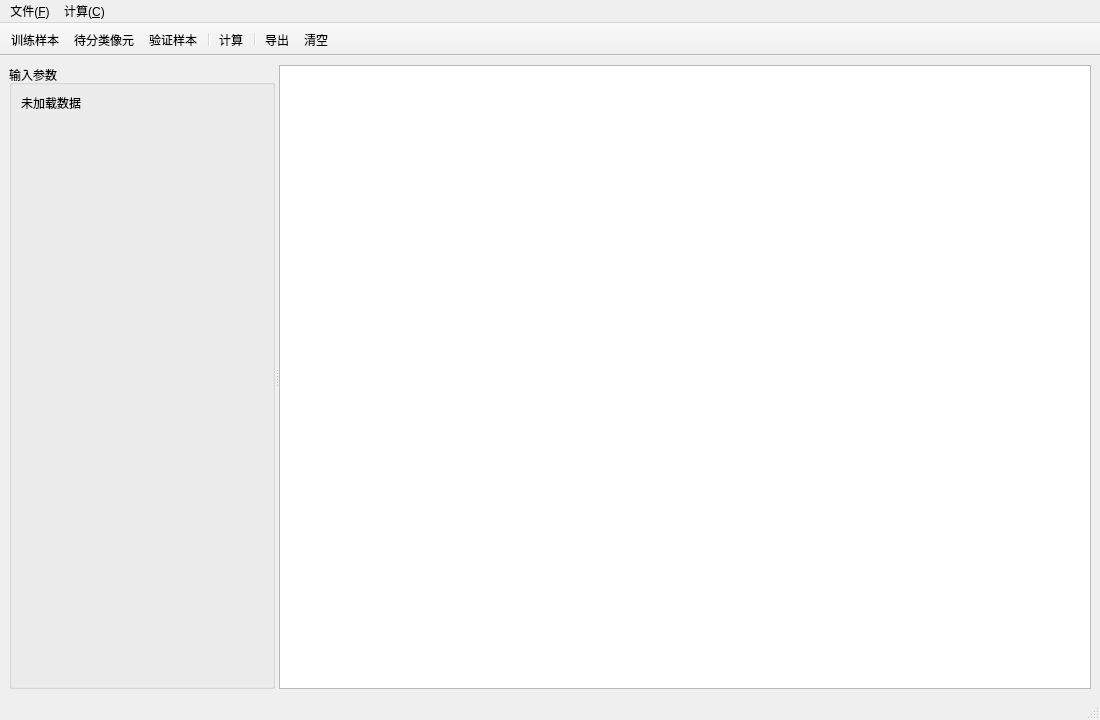
<?xml version="1.0" encoding="UTF-8"?>
<ui version="4.0">
 <class>MainWindow</class>
 <widget class="QMainWindow" name="MainWindow">
  <property name="geometry">
   <rect><x>0</x><y>0</y><width>1100</width><height>720</height></rect>
  </property>
  <property name="minimumSize">
   <size><width>900</width><height>0</height></size>
  </property>
  <property name="windowTitle">
   <string>遥感影像最大似然法分类系统</string>
  </property>

  <action name="actionOpenTrain">
   <property name="text"><string>训练样本</string></property>
   <property name="shortcut"><string>Ctrl+T</string></property>
  </action>
  <action name="actionOpenPixels">
   <property name="text"><string>待分类像元</string></property>
   <property name="shortcut"><string>Ctrl+P</string></property>
  </action>
  <action name="actionOpenVerify">
   <property name="text"><string>验证样本</string></property>
   <property name="shortcut"><string>Ctrl+V</string></property>
  </action>
  <action name="actionCalc">
   <property name="text"><string>计算</string></property>
   <property name="shortcut"><string>F5</string></property>
  </action>
  <action name="actionSave">
   <property name="text"><string>导出</string></property>
   <property name="shortcut"><string>Ctrl+S</string></property>
  </action>
  <action name="actionClear">
   <property name="text"><string>清空</string></property>
  </action>
  <action name="actionExit">
   <property name="text"><string>退出</string></property>
   <property name="shortcut"><string>Alt+F4</string></property>
  </action>

  <widget class="QWidget" name="centralwidget">
   <layout class="QVBoxLayout" name="mainLayout">
    <item>
     <widget class="QSplitter" name="splitter">
      <property name="orientation"><enum>Qt::Horizontal</enum></property>
      <widget class="QGroupBox" name="groupInput">
       <property name="title"><string>输入参数</string></property>
       <property name="minimumSize"><size><width>220</width><height>0</height></size></property>
       <layout class="QVBoxLayout" name="inputLayout">
        <item>
         <widget class="QLabel" name="labelFile">
          <property name="text"><string>未加载数据</string></property>
          <property name="wordWrap"><bool>true</bool></property>
         </widget>
        </item>
        <item>
         <spacer name="verticalSpacer">
          <property name="orientation"><enum>Qt::Vertical</enum></property>
          <property name="sizeHint"><size><width>20</width><height>40</height></size></property>
         </spacer>
        </item>
       </layout>
      </widget>
      <widget class="QWidget" name="rightPanel">
       <layout class="QVBoxLayout" name="rightLayout">
        <item><widget class="QTableWidget" name="tableResult"/></item>
       </layout>
      </widget>
     </widget>
    </item>
   </layout>
  </widget>

  <widget class="QMenuBar" name="menubar">
   <widget class="QMenu" name="menuFile">
    <property name="title"><string>文件(&amp;F)</string></property>
    <addaction name="actionOpenTrain"/>
    <addaction name="actionOpenPixels"/>
    <addaction name="actionOpenVerify"/>
    <addaction name="separator"/>
    <addaction name="actionSave"/>
    <addaction name="separator"/>
    <addaction name="actionClear"/>
    <addaction name="separator"/>
    <addaction name="actionExit"/>
   </widget>
   <widget class="QMenu" name="menuCalc">
    <property name="title"><string>计算(&amp;C)</string></property>
    <addaction name="actionCalc"/>
   </widget>
   <addaction name="menuFile"/>
   <addaction name="menuCalc"/>
  </widget>

  <widget class="QToolBar" name="toolbar">
   <property name="windowTitle"><string>工具栏</string></property>
   <property name="movable"><bool>false</bool></property>
   <attribute name="toolBarArea"><enum>TopToolBarArea</enum></attribute>
   <addaction name="actionOpenTrain"/>
   <addaction name="actionOpenPixels"/>
   <addaction name="actionOpenVerify"/>
   <addaction name="separator"/>
   <addaction name="actionCalc"/>
   <addaction name="separator"/>
   <addaction name="actionSave"/>
   <addaction name="actionClear"/>
  </widget>

  <widget class="QStatusBar" name="statusbar"/>

 </widget>
</ui>
